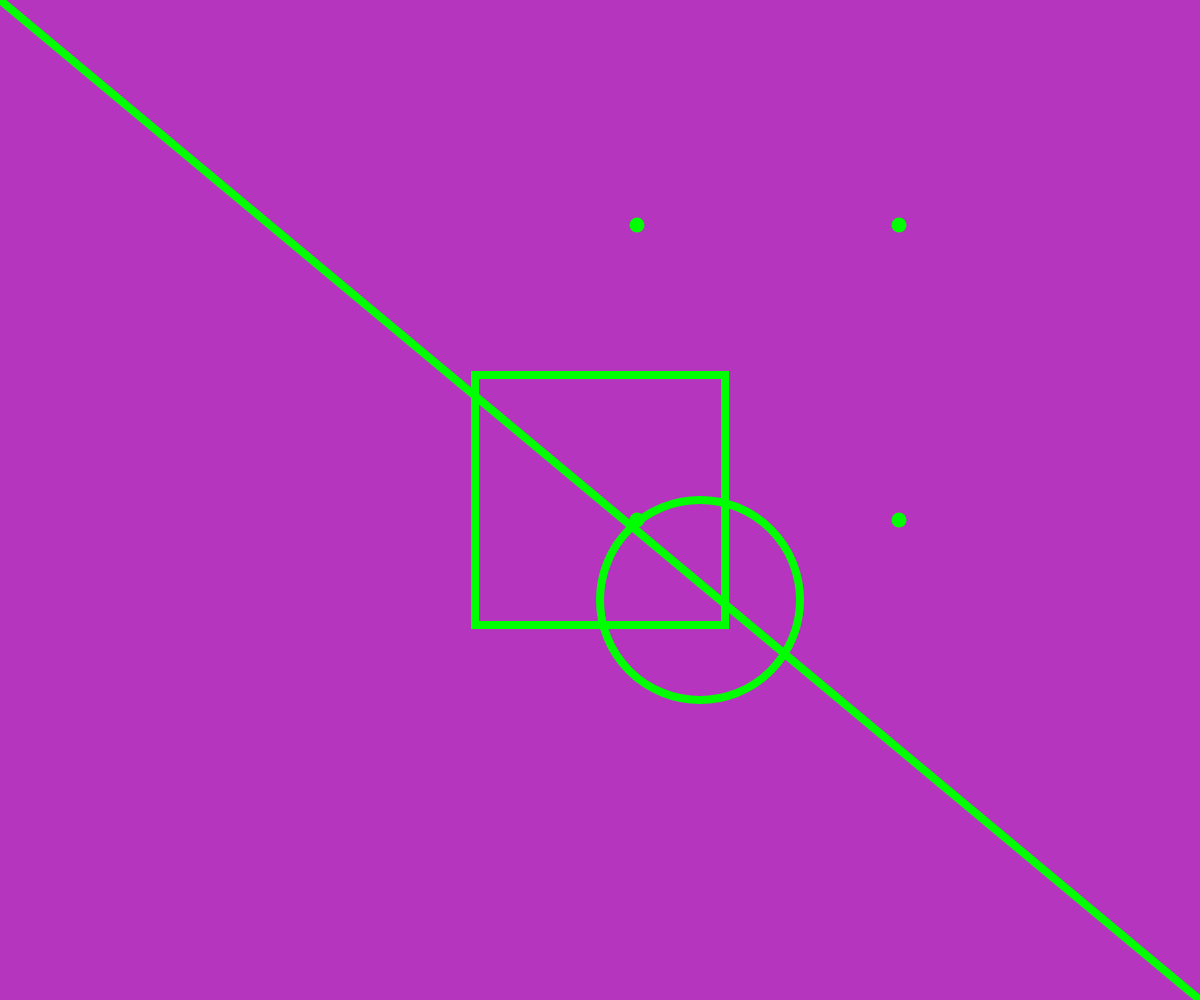
Frame 1 (no input)
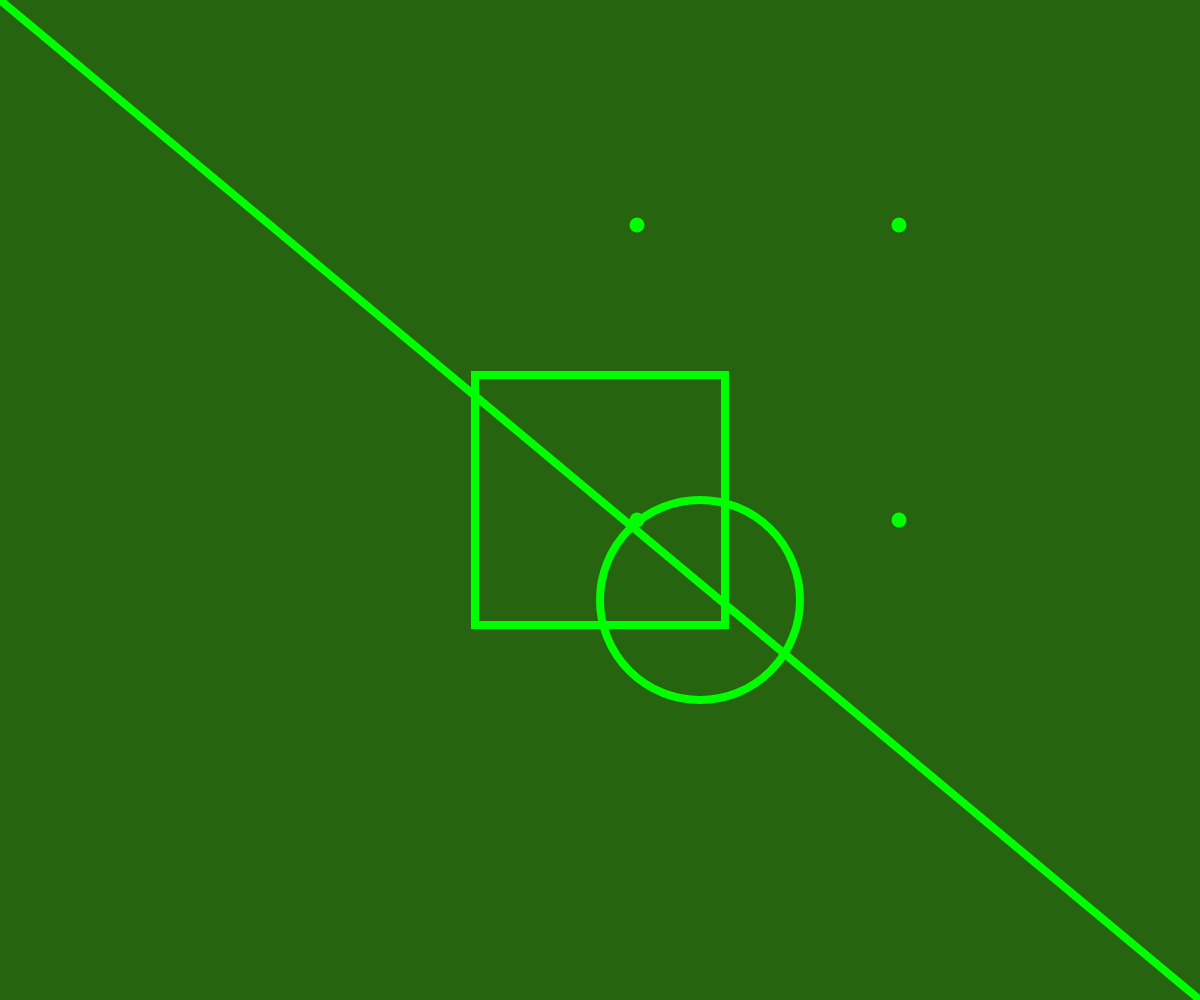
Frame 60 (no input)
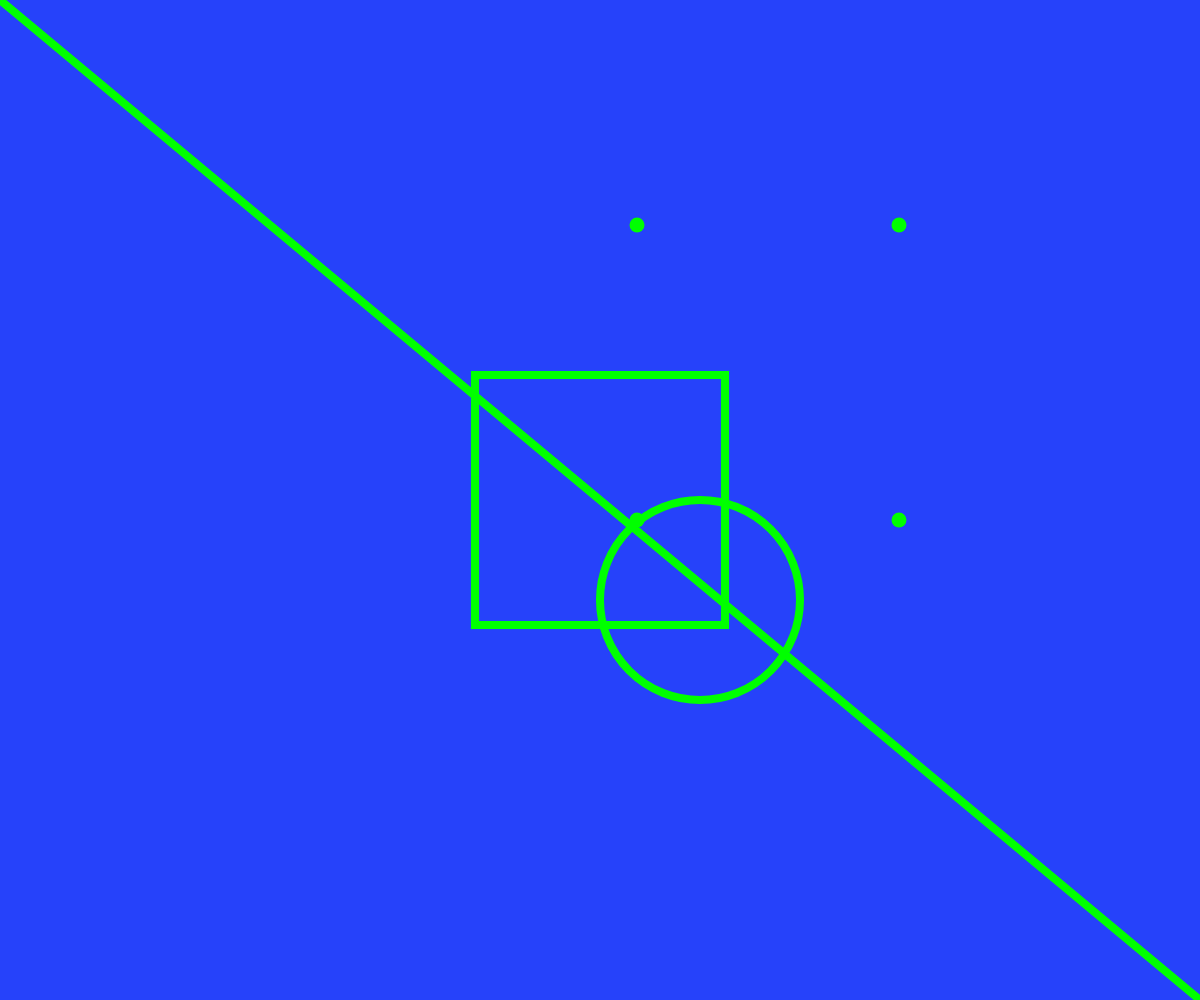
Frame 120 (the mouse pressed at the canvas centre since frame 60)

The p5.js sketch that drew these frames (run headless with seeded random() and noise() and a simulated clock; from frame 60 on, the mouse is pressed at the canvas centre):

// p5.js sketch
// ── sketch.js

//* ATENÇÃO !! Letras Maiúsculas/Minúsculas *//

function setup() 
{
  createCanvas (windowWidth, windowHeight);

  // colorMode (HSB, 360, 100, 100, 100);
}


function draw() 
{

 // frameRate ( int(random(1,60)) ); // velocidade 
 // print ( int (frameRate()) );

  background( random(0, 255), random(0, 255), random(0, 255) );

  fill (255); // cor do rectangulo 
  stroke (0, 255, 0); // cor do contorno 
  strokeWeight (8); // traçado *//
  rectMode (CENTER); // alinhamento do rectangulo 
  noFill (); //eliminar o preenchimento 
  rect (width/2, height/2, 250, 250); // rectangulo (é semppre desenhado no canto superior esquerdo)
 
  fill (0, 255, 0); // para alterar as definicoes da ellipse separa da formula anterior 
  noFill (); // eliminar o preenchimento 
  ellipseMode (CORNER); //alinhamento da ellipse 
  ellipse (width/2, height/2, 200, 200); // ellipse (é sempre desenhada apartir do centro)
  line (0, 0, width, height); // linha 

  strokeWeight (15);
  point (637, 225); // pontos 
  point (899, 225);
  point (637, 520);
  point (899, 520);
}


function windowResized() 
{
  resizeCanvas (windowWidth, windowHeight);
}
